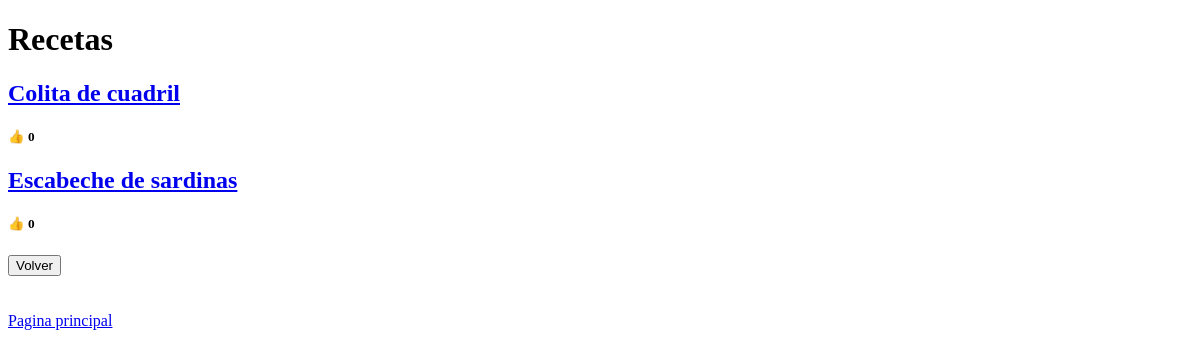
Before: /consultar_recetas (signed in) with the older database file.
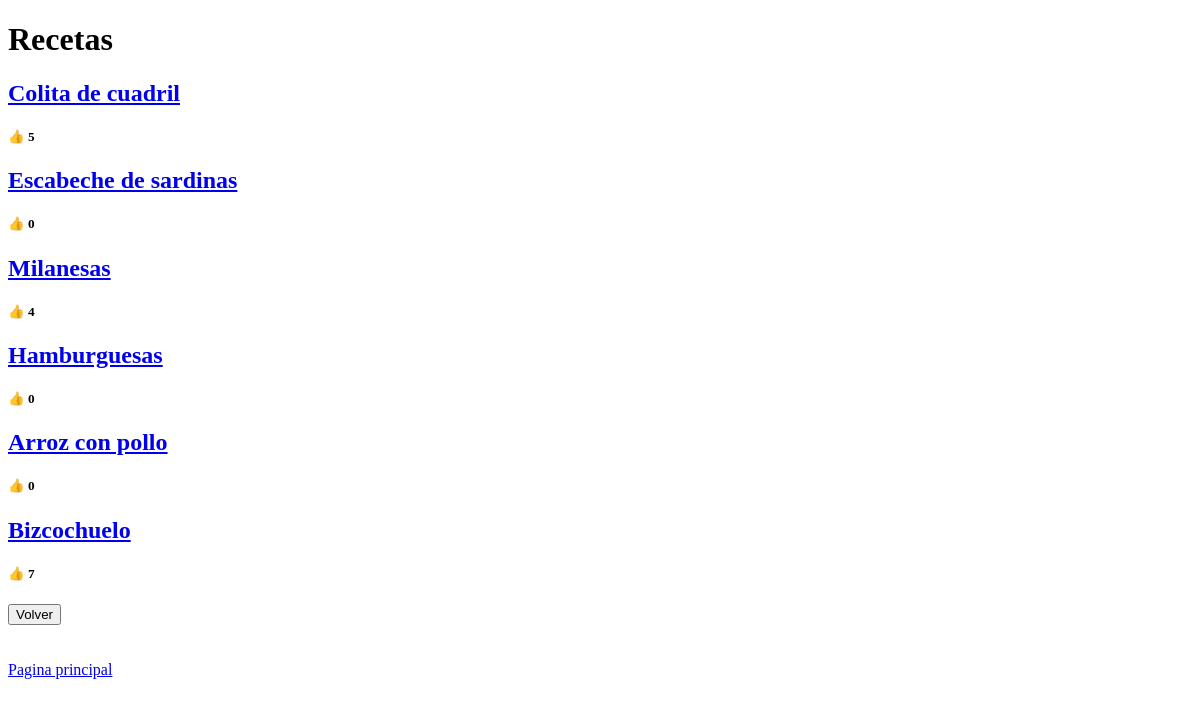
After: the same page with the newer database file.
### models.py (models this page shows)
class Receta(db.Model):
    __tablename__ = "receta"
    id = db.Column(db.Integer, primary_key = True)
    nombre = db.Column(db.String(80), nullable=False)
    tiempo = db.Column(db.Integer, nullable=False)
    fecha = db.Column(db.DateTime, nullable=False)
    elaboracion = db.Column(db.Text, nullable=False)
    cantidadMeGusta = db.Column(db.Integer, nullable=False)
    usuarioid = db.Column(db.Integer, db.ForeignKey("usuario.id"))
    ingredientes = db.relationship("Ingrediente", backref="receta")

### app.py (the view)
@app.route("/consultar_recetas")
def consultarRecetas():
    if usuario_actual is not None:
        return render_template("consultar_recetas.html", titulo="Recetas", recetas=Receta.query.all(), usuario_id = usuario_actual.id)
    else:
        return redirect(url_for("iniciarSesion"))

### templates/consultar_recetas.html (shortened to what this page needs)
{% extends "base_template.html" %}
{% block content %}
    <h1>{{ titulo }}</h1>
    {% for una_receta in recetas %}
        <a href="{{ url_for('mostrarReceta', id_receta=una_receta.id) }}"><h2>{{ una_receta.nombre }}</h2></a>
        <h5>👍 {{ una_receta.cantidadMeGusta }}</h5>
    {% endfor %}
    <button type="button" onclick="history.go(-1)">Volver</button>
{% endblock %}

### templates/base_template.html (shortened to what this page needs)
<!DOCTYPE html>
<html>
    <head>
    </head>
    <body>
        {% block content %}{% endblock  %}
        <div>
            <br><br><a href="{{ url_for('principal') }}" >Pagina principal</a><br><br>
        </div>
    </body>
</html>

Changed rows visible on the page:
changed Receta "Colita de cuadril": cantidadMeGusta "0" → "5"
added Receta: nombre "Milanesas", cantidadMeGusta "4"
added Receta: nombre "Hamburguesas", cantidadMeGusta "0"
added Receta: nombre "Arroz con pollo", cantidadMeGusta "0"
added Receta: nombre "Bizcochuelo", cantidadMeGusta "7"
